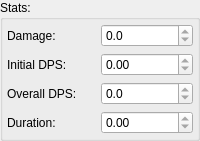
         <widget class="QGroupBox">
          <property name="title">
           <string>Stats:</string>
          </property>
          <layout class="QVBoxLayout">
           <property name="spacing">
            <number>2</number>
           </property>
           <property name="leftMargin">
            <number>2</number>
           </property>
           <property name="topMargin">
            <number>2</number>
           </property>
           <property name="rightMargin">
            <number>2</number>
           </property>
           <property name="bottomMargin">
            <number>2</number>
           </property>
           <item>
            <layout class="QHBoxLayout">
             <property name="spacing">
              <number>2</number>
             </property>
             <property name="leftMargin">
              <number>2</number>
             </property>
             <property name="topMargin">
              <number>2</number>
             </property>
             <property name="rightMargin">
              <number>2</number>
             </property>
             <property name="bottomMargin">
              <number>2</number>
             </property>
             <item>
              <widget class="QLabel">
               <property name="text">
                <string>Damage:</string>
               </property>
              </widget>
             </item>
             <item>
              <widget class="QDoubleSpinBox" name="spin_result_total_damage">
               <property name="readOnly">
                <bool>true</bool>
               </property>
               <property name="decimals">
                <number>1</number>
               </property>
               <property name="maximum">
                <double>9000000.000000000000000</double>
               </property>
              </widget>
             </item>
            </layout>
           </item>
           <item>
            <layout class="QHBoxLayout">
             <property name="spacing">
              <number>2</number>
             </property>
             <property name="leftMargin">
              <number>2</number>
             </property>
             <property name="topMargin">
              <number>2</number>
             </property>
             <property name="rightMargin">
              <number>2</number>
             </property>
             <property name="bottomMargin">
              <number>2</number>
             </property>
             <item>
              <widget class="QLabel">
               <property name="text">
                <string>Initial DPS:</string>
               </property>
              </widget>
             </item>
             <item>
              <widget class="QDoubleSpinBox" name="spin_result_init_dps">
               <property name="readOnly">
                <bool>true</bool>
               </property>
               <property name="maximum">
                <double>1000000.000000000000000</double>
               </property>
              </widget>
             </item>
            </layout>
           </item>
           <item>
            <layout class="QHBoxLayout">
             <property name="spacing">
              <number>2</number>
             </property>
             <property name="leftMargin">
              <number>2</number>
             </property>
             <property name="topMargin">
              <number>2</number>
             </property>
             <property name="rightMargin">
              <number>2</number>
             </property>
             <property name="bottomMargin">
              <number>2</number>
             </property>
             <item>
              <widget class="QLabel">
               <property name="text">
                <string>Overall DPS:</string>
               </property>
              </widget>
             </item>
             <item>
              <widget class="QDoubleSpinBox" name="spin_result_overall_dps">
               <property name="readOnly">
                <bool>true</bool>
               </property>
               <property name="decimals">
                <number>1</number>
               </property>
               <property name="maximum">
                <double>9000000.000000000000000</double>
               </property>
              </widget>
             </item>
            </layout>
           </item>
           <item>
            <layout class="QHBoxLayout">
             <property name="spacing">
              <number>2</number>
             </property>
             <property name="leftMargin">
              <number>2</number>
             </property>
             <property name="topMargin">
              <number>2</number>
             </property>
             <property name="rightMargin">
              <number>2</number>
             </property>
             <property name="bottomMargin">
              <number>2</number>
             </property>
             <item>
              <widget class="QLabel">
               <property name="text">
                <string>Duration:</string>
               </property>
              </widget>
             </item>
             <item>
              <widget class="QDoubleSpinBox" name="spin_result_duration">
               <property name="readOnly">
                <bool>true</bool>
               </property>
               <property name="decimals">
                <number>2</number>
               </property>
               <property name="maximum">
                <double>9000000.000000000000000</double>
               </property>
              </widget>
             </item>
            </layout>
           </item>
          </layout>
         </widget>
